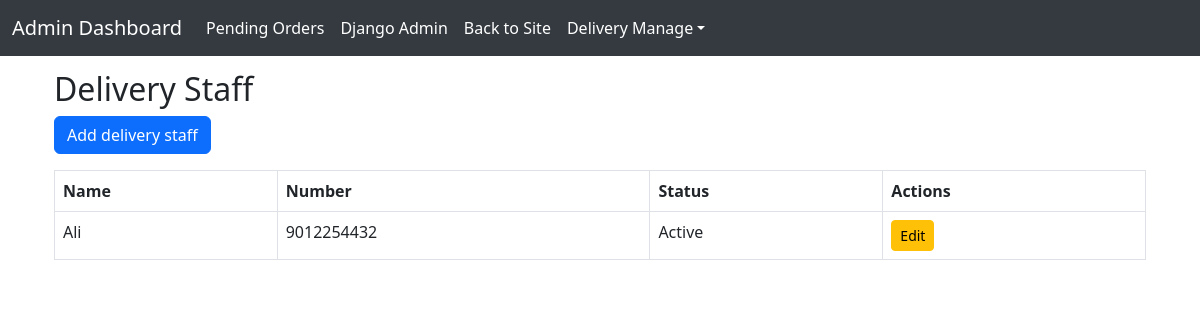
/delivery_staff_list/, run on the app's committed database.
### my_app/models.py (models this page shows, shortened)
class DeliveryStaff(models.Model):
    user=models.OneToOneField(User,on_delete=models.CASCADE)
    name=models.CharField(max_length=100,null=True)
    number=models.CharField(max_length=15,null=True,blank=True)
    is_active=models.BooleanField(default=True)

### my_app/views.py (the view)
# urls.py: path('delivery_staff_list/',views.delivery_staff_list,name='delivery_staff_list'),
def delivery_staff_list(request):
    staffs=DeliveryStaff.objects.all()
    return render(request,'delivery_staff_list.html',{'staffs':staffs})

### templates/delivery_staff_list.html
{% extends 'base.html' %}
{%block content %}
<div class="container">
    <h2>Delivery Staff</h2>
    <a class="btn btn-primary mb-3" href="{%url 'add_delivery_staff'%}">Add delivery staff</a>
    <table class="table table-bordered">
        <thead>
            <tr>
                <th>Name</th>
                <th>Number</th>
                <th>Status</th>
                <th>Actions</th>
            </tr>
        </thead>
        <tbody>
            {% for staff in staffs %}
            <tr>
                <td>{{staff.name}}</td>
                <td>{{staff.number}}</td>
                <td>{{staff.is_active|yesno:"Active,Inactive"}}</td>
                <td>
                    <a href="{%url 'delivery_staff_edit' staff.id%}" class="btn btn-sm btn-warning">Edit</a>
                </td>
            </tr>
            {% empty %}
            <tr><td colspan="4" class="text-center">No staff available</td></tr>
            {% endfor %}
        </tbody>
    </table>
</div>
{% endblock %}

### templates/base.html (style rules this page uses)
body { padding-top: 70px; }

### data on the page
DeliveryStaff: name "Ali", number "9012254432", is_active "Active"
